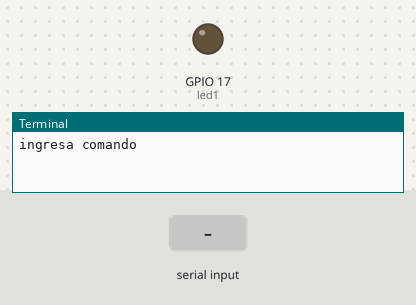
The program below on a simulated Raspberry Pi (BCM pin numbers). On the bench: output pins drawn as LEDs (lit = HIGH), the last lines printed to the terminal. The inputs (shaded band) are chosen by the test bench. At 1.3 s the program stops and its outputs stay as they are.

Above: at 1.2 s.
1.3 s: "H" typed at the terminal, then Enter
At 2.4 s:
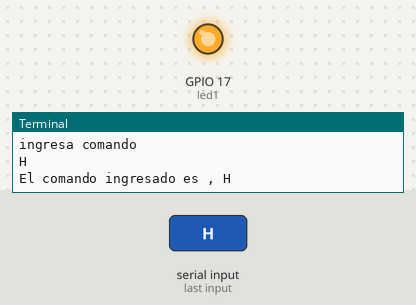
Timing chart, 0 to 2.8 s (numbered marks = the images above; inputs shaded):
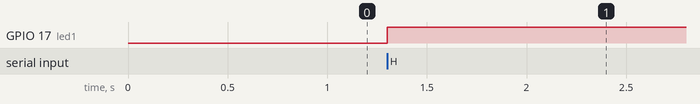

Measured:
- after the input at 1.3 s, GPIO 17 (led1): LOW → HIGH at once

The program:

in.py
```python
import RPi.GPIO as GPIO
from time import sleep
GPIO.setwarnings(False)

GPIO.setmode(GPIO.BCM)
led1 = 17
GPIO.setup(led1, GPIO.OUT)

comando = input("ingresa comando ")
print(f"El comando ingresado es , {comando}")
if comando == "H":
 GPIO.output(led1,True)
else:
 GPIO.output(led1,False)
#GPIO.cleanup()
```
